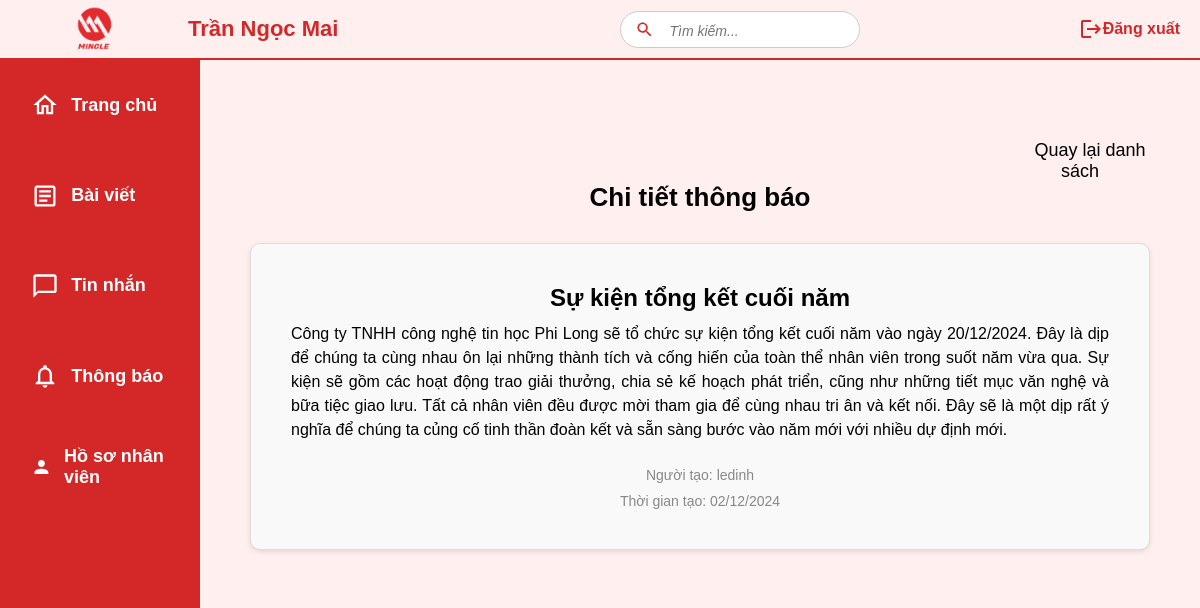
The page /notifications/1/ (signed in) on the database as committed earlier.
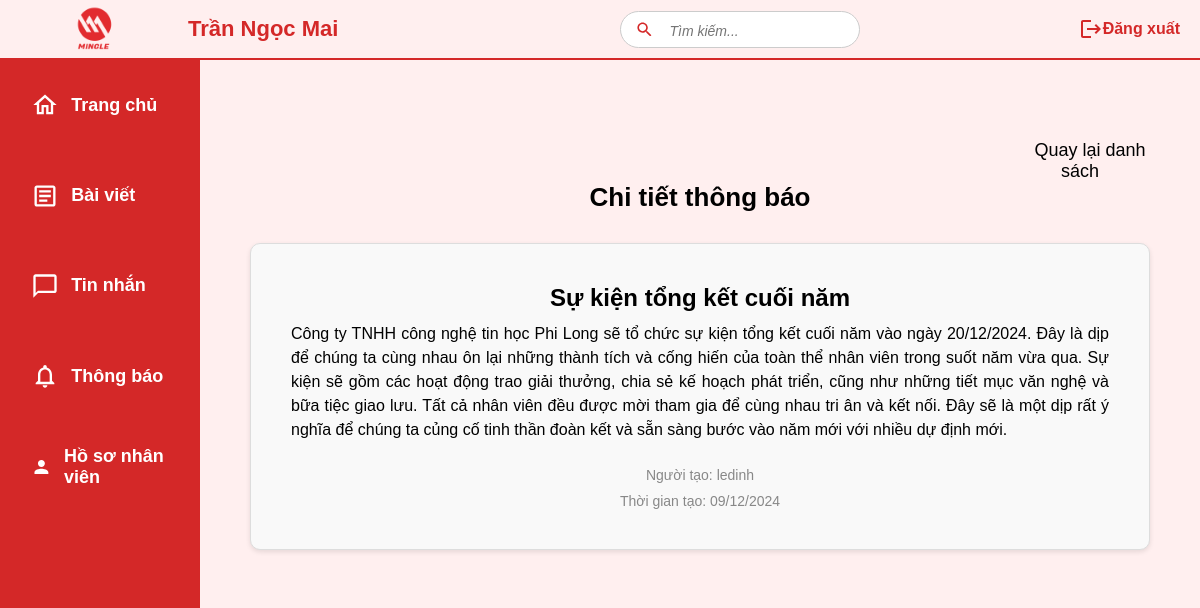
The same page on the database as committed later.
### mxh/models.py (models this page shows, shortened)
class Notification(models.Model): # thông báo về tin tức sự kiện
    title = models.CharField(max_length=255)
    content = models.TextField()
    created_at = models.DateTimeField(auto_now_add=True)
    user = models.ForeignKey(User, on_delete=models.CASCADE, related_name='notifications')

### mxh/views.py (the view)
# urls.py: path('notifications/<int:pk>/', notification_detail, name='notification_detail'),
@never_cache
@login_required
def notification_detail(request, pk):
   notification = get_object_or_404(Notification, pk=pk)
   time_diff = now() - notification.created_at
   if time_diff.days > 2:
       notification.time_display = notification.created_at.strftime("%d/%m/%Y")
   elif time_diff.days >= 1:
       notification.time_display = f"{time_diff.days} ngày trước"
   elif time_diff.seconds >= 3600:
       notification.time_display = f"{time_diff.seconds // 3600} giờ trước"
   else:
       notification.time_display = f"{time_diff.seconds // 60} phút trước"
   return render(request, 'detail.html', {'notification': notification})

### mxh/templates/detail.html (shortened to what this page needs)
{% extends 'base.html' %}
{% block content %}
<div class="container">
        <div class="back-button">
        <a href="{% url 'notification_list' %}">Quay lại danh sách</a>
    </div>
    <h1>Chi tiết thông báo</h1>
    <div class="notification-detail">
        <h2>{{ notification.title }}</h2>
        <p>{{ notification.content }}</p>
        {% if user.is_staff %}
            <div class="created-by">Người tạo: {{ notification.user.username }}</div>
        {% endif %}
        <div class="created-at">Thời gian tạo: {{ notification.time_display }}</div>
    </div>
</div>
{% endblock %}

Rows that differ between the two databases and show on the page:
changed Notification "Sự kiện tổng kết cuối năm": time_display "02/12/2024" → "09/12/2024"
